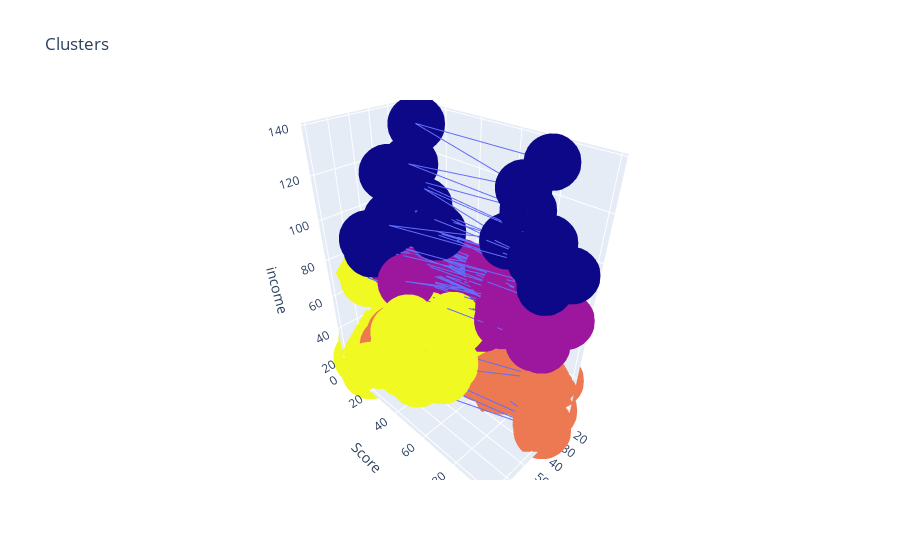

The notebook cell saved with this chart:
### Code cell
import plotly 
import plotly.graph_objs as go
import plotly.offline as py_of
py_of.offline.init_notebook_mode(connected=True)

df['labels3'] = labels
trace=go.Scatter3d(
    x=df['Age'],
    y=df['score'],
    z=df['income'],marker = dict(
        color = df['labels3'],
        size = 20, 
    )
)

df2 = [trace]
layout = go.Layout(
    title='Clusters', 
    scene = dict(
        xaxis = dict(title='Age'),
        yaxis = dict(title='Score'),
        zaxis = dict(title='income')
    )
)

layout.autosize = True
fig = go.Figure(data = df2, layout = layout)
py_of.iplot(fig)

### Figure 1 — Plotly figure (JSON) as saved in the notebook; plotly's stock layout.template omitted (floating-point values rounded to 4 significant figures; data arrays with more than 128 entries replaced by an {"elided": "..."} marker saying what was removed)
{"data": [{"marker": {"color": {"elided": "200 int values"}, "size": 20}, "type": "scatter3d", "x": {"elided": "200 int values"}, "y": {"elided": "200 int values"}, "z": {"elided": "200 int values"}}], "layout": {"autosize": true, "scene": {"xaxis": {"title": {"text": "Age"}}, "yaxis": {"title": {"text": "Score"}}, "zaxis": {"title": {"text": "income"}}}, "title": {"text": "Clusters"}}}
